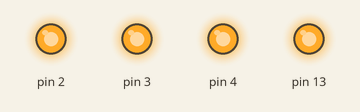
A sketch run on a simulated Arduino Uno, built with avr-gcc and run on an emulated ATmega328P. On the bench: output pins drawn as LEDs (lit = HIGH).

Above: at 0.5 s.
At 3.5 s:
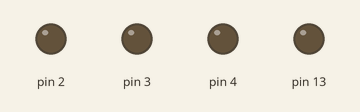
Timing chart, 0 to 4.6 s (numbered marks = the images above):
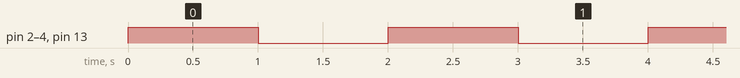

The sketch:

motor_pulse.ino
```cpp
#include <NewPing.h>

void setup() {
  // put your setup code here, to run once:
  //setting the following digital pins to output
  pinMode(2, OUTPUT);
  pinMode(3, OUTPUT);
  pinMode(4, OUTPUT);
  pinMode(13, OUTPUT);
}

void loop() {
  // put your main code here, to run repeatedly:
  digitalWrite(2, HIGH);
  digitalWrite(3, HIGH);
  digitalWrite(4, HIGH);
  digitalWrite(13, HIGH);

  delay(1000);

  digitalWrite(2, LOW);
  digitalWrite(3, LOW);
  digitalWrite(4, LOW);
  digitalWrite(13, LOW);
  delay(1000);
}
```

Measured:
- by itself, pin 2–4, pin 13: alternates HIGH for 1.0 s and LOW for 1.0 s
